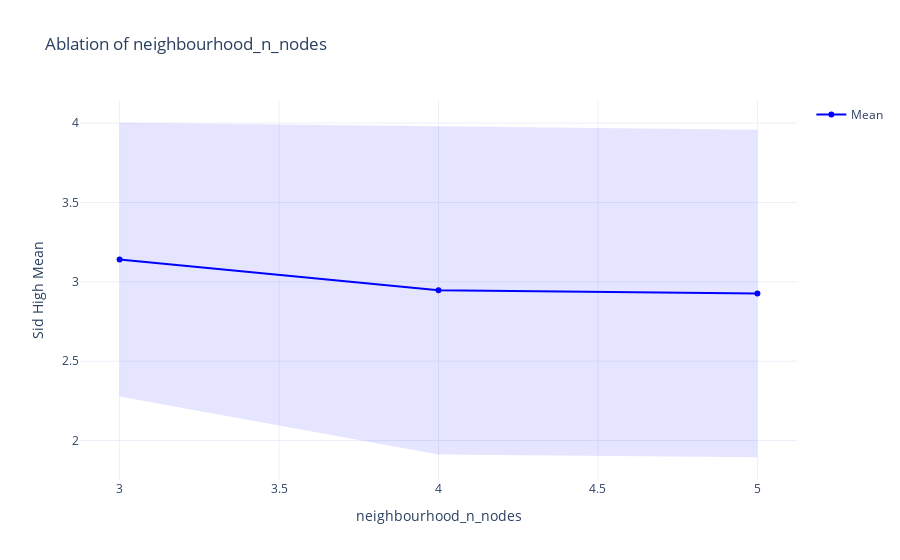

The notebook cell saved with this chart:
### Code cell
plot_ablation(agg_df, 'neighbourhood_n_nodes', metric='sid_high_mean', std_metric='sid_high_std',
              fixed_params={'max_ct_depth': True, 'max_c_set_size': 3, 'search_depth': 10, 'n_nodes': 6, 'n_edges': 6})

### Figure 1 — Plotly figure (JSON) as saved in the notebook; plotly's stock layout.template omitted (floating-point values rounded to 4 significant figures)
{"data": [{"line": {"color": "blue"}, "mode": "lines+markers", "name": "Mean", "type": "scatter", "x": [3, 4, 5], "y": [3.14, 2.947, 2.927]}, {"fill": "toself", "fillcolor": "rgba(0,0,255,0.1)", "hoverinfo": "skip", "line": {"color": "rgba(255,255,255,0)"}, "showlegend": false, "type": "scatter", "x": [3, 4, 5, 5, 4, 3], "y": [4.002, 3.981, 3.959, 1.895, 1.912, 2.278]}], "layout": {"title": {"text": "Ablation of neighbourhood_n_nodes"}, "xaxis": {"title": {"text": "neighbourhood_n_nodes"}}, "yaxis": {"title": {"text": "Sid High Mean"}}}}
